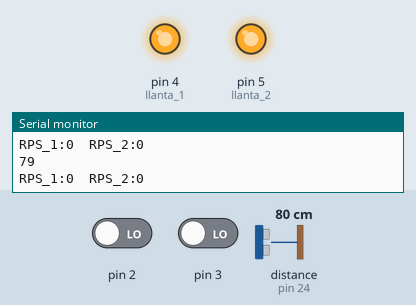
Bench run of a sketch on a simulated Arduino Mega 2560, built with avr-gcc and run on an emulated ATmega2560. Parts: output pins drawn as LEDs (lit = HIGH), the last lines printed to the serial monitor. Wiring (inferred from the names in the program): ultrasonic range finder: trigger pin 22; echo pin 24. The test bench sets the inputs (shaded band); at power-on: distance to the obstacle (sensor on pin 24) 80 cm, pin 2 LOW, pin 3 LOW. The echo pulse lasts 58.3 µs per cm; pins used as bus, display or sensor lines are not drawn.

Above: at 1.2 s.
1.3 s: distance to the obstacle (sensor on pin 24) set to 65 cm
2.8 s: distance to the obstacle (sensor on pin 24) set to 56 cm
At 4.0 s:
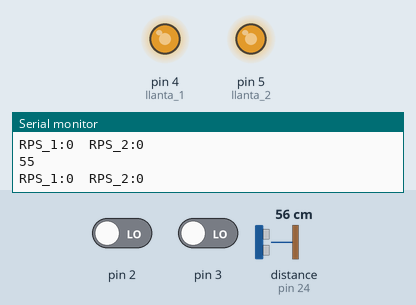
4.3 s: distance to the obstacle (sensor on pin 24) set to 48 cm
At 5.5 s:
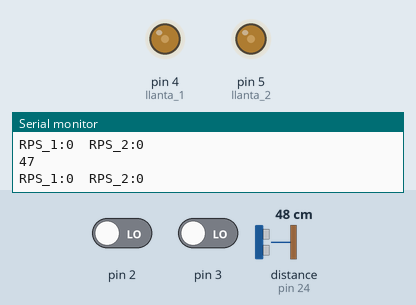
5.8 s: distance to the obstacle (sensor on pin 24) set to 23 cm
7.3 s: distance to the obstacle (sensor on pin 24) set to 19 cm
At 8.4 s:
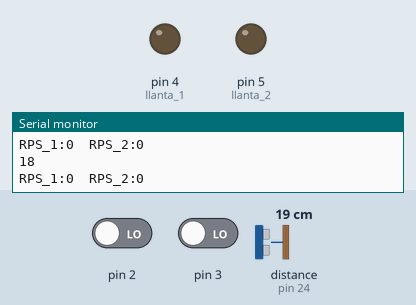
8.8 s: distance to the obstacle (sensor on pin 24) set to 35 cm
At 10.0 s:
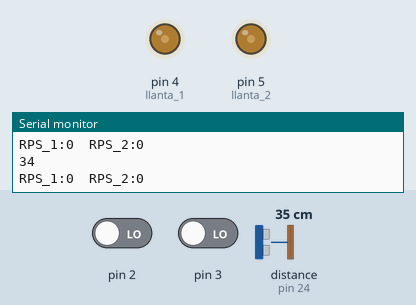
Timing chart, 0 to 11.3 s (numbered marks = the images above; inputs shaded):
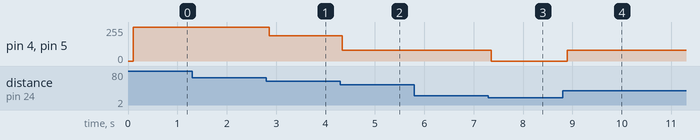

The sketch:

Fase_2.ino
```cpp
//Compontente a utilidar

//Pines para controlar la velocidad de las llantas
const int llanta_1 = 4;
const int llanta_2 = 5;

//Pines del Ultrasonico
const int TRIG = 22;
const int ECO = 24;
int duracion;
int distancia;

//Variable de muestreo de las llantas
const int divisor = 10;

//
volatile int conteo_0 = 0;
volatile int conteo_1 = 0;

void setup() {
  pinMode(llanta_1, OUTPUT);
  pinMode(llanta_2, OUTPUT);
  pinMode(TRIG,OUTPUT);
  pinMode(ECO,INPUT);
  Serial.begin(9600);
  attachInterrupt(0,interrupcion_1,RISING);
  attachInterrupt(1,interrupcion_2,RISING);
}

void loop() {
  delay(1000/divisor);
  digitalWrite(TRIG,HIGH);
  delay(1);
  digitalWrite(TRIG,LOW);
  duracion = pulseIn(ECO,HIGH);
  distancia = duracion/58.2;
  Serial.println(distancia);
  Serial.print("RPS_1:");
  Serial.print(conteo_0*divisor);
  Serial.print("  RPS_2:");
  Serial.println(conteo_1*divisor);
  conteo_0=0;
  conteo_1=0;
  if(distancia >= 50 and distancia < 60){
    analogWrite(llanta_1,190);
    analogWrite(llanta_2,190);
  }
  else if(distancia >= 20 and distancia < 50){
    analogWrite(llanta_1,80);
    analogWrite(llanta_2,80);
  }
  else if(distancia >= 0 and distancia < 20){
    analogWrite(llanta_1,0);
    analogWrite(llanta_2,0);
  }
  else{
    analogWrite(llanta_1,255);
    analogWrite(llanta_2,255);
  }
}

void interrupcion_1(){
  conteo_0++;
}
void interrupcion_2(){
  conteo_1++;
}
```

Measured:
- the behaviour switches between 61 and 60 cm on distance to the obstacle (sensor on pin 24) (found by bisection; images 0 and 1)
- the behaviour switches between 51 and 50 cm on distance to the obstacle (sensor on pin 24) (found by bisection; images 1 and 2)
- the behaviour switches between 21 and 20 cm on distance to the obstacle (sensor on pin 24) (found by bisection; images 2 and 3)
- after the input at 2.8 s, pin 4 (llanta_1), pin 5 (llanta_2): 255/255 → 190/255 after 0.06 s
- after the input at 4.3 s, pin 4 (llanta_1), pin 5 (llanta_2): 190/255 → 80/255 at once
- after the input at 7.3 s, pin 4 (llanta_1), pin 5 (llanta_2): 80/255 → 0/255 after 0.05 s
- after the input at 8.8 s, pin 4 (llanta_1), pin 5 (llanta_2): 0/255 → 80/255 after 0.10 s
